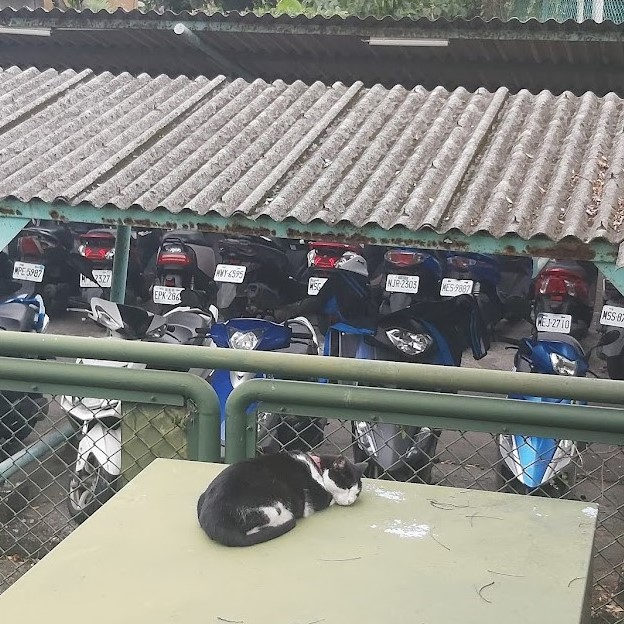
#> input picture hw4/cat.jpg, 624 x 624 px
$ python main.py
#> lines starting #> are read from the running program, lines starting #| are printed output that depends on the picture
#import the library
import cv2
import numpy as np

img = cv2.imread("cat.jpg")
#> img is the input picture: shape (624, 624, 3); mean B, G, R 128.4, 133.5, 133

kernel_size = 3
k = 0.7

img_avg = cv2.blur(img, (kernel_size, kernel_size))
img_avg = img-img_avg*k
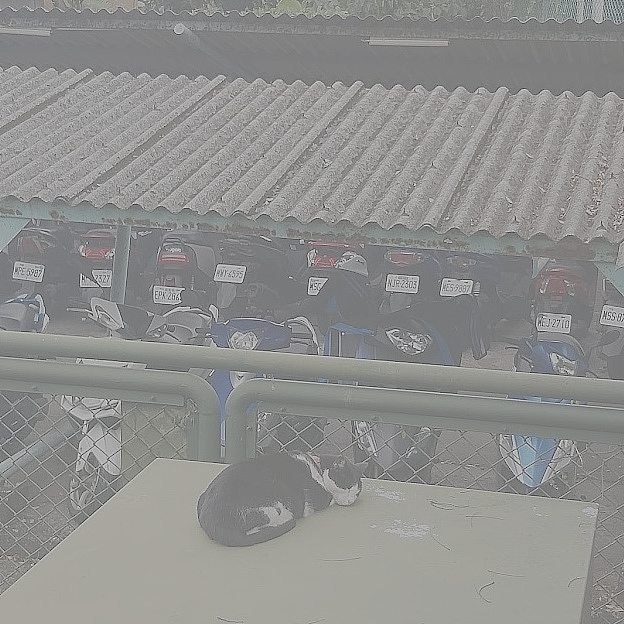
#> img_avg: shape (624, 624, 3) float64; mean B, G, R 38.5, 40, 39.9; drawn with min black and max white
img_avg = np.clip((img_avg /(1-k)), 0, 255).astype('uint8')
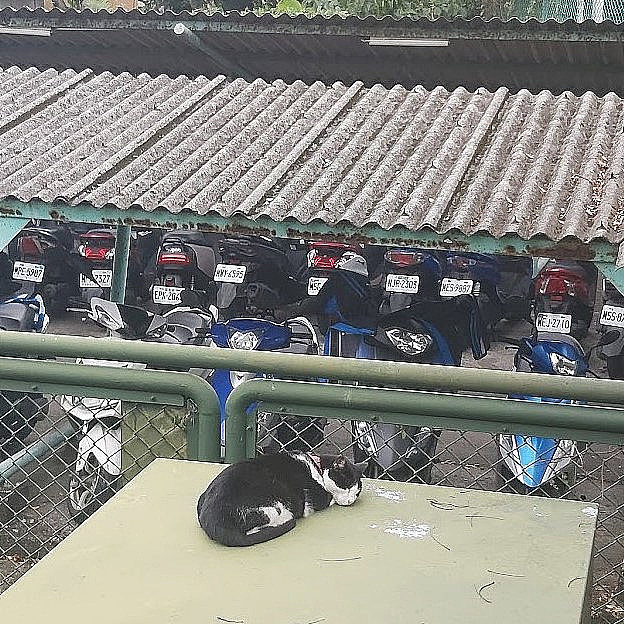
#> img_avg: shape (624, 624, 3); mean B, G, R 127.7, 132.7, 132.2
showdata = np.hstack([img, img_avg])
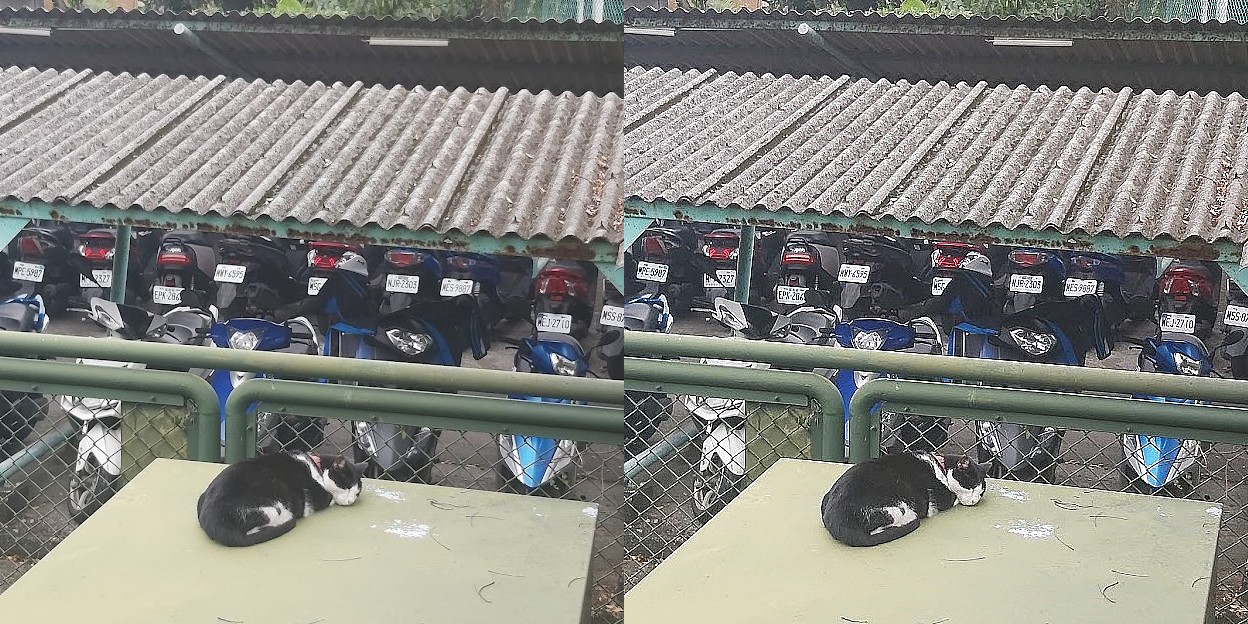
#> showdata: shape (624, 1248, 3); mean B, G, R 128.1, 133.1, 132.6
cv2.imshow(str(k)+"avg.jpg", showdata)
cv2.waitKey(0)

img_med = cv2.medianBlur(img, kernel_size)
img_med = img - img_med*k
img_med = np.clip((img_med /(1-k)), 0, 255).astype('uint8')
showdata = np.hstack([img, img_med])
cv2.imshow(str(k)+"med.jpg", showdata)
cv2.waitKey(0)

cv2.imwrite(str(k)+"avg.jpg", img_avg)
cv2.imwrite(str(k)+"med.jpg", img_med)
